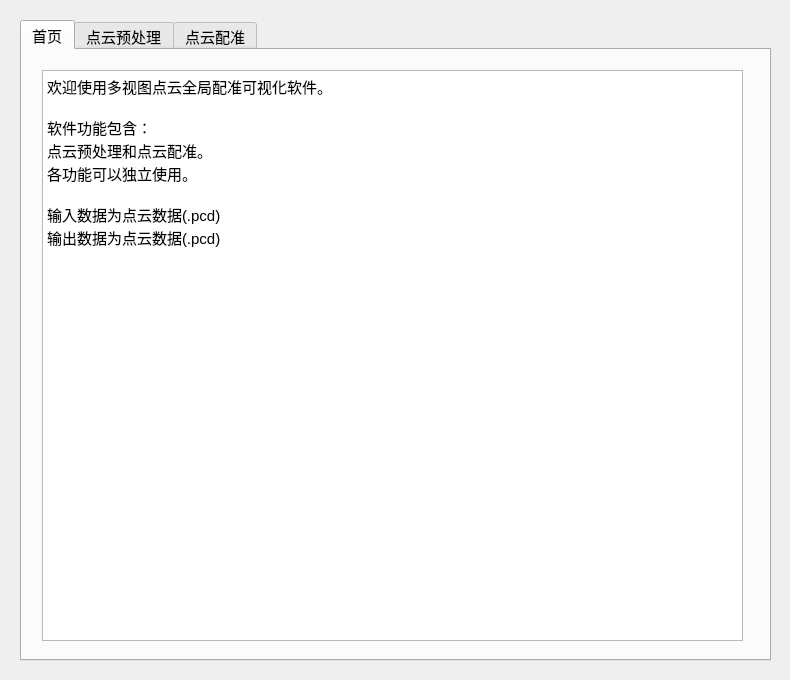
<?xml version="1.0" encoding="UTF-8"?>
<ui version="4.0">
 <class>MainWindow</class>
 <widget class="QMainWindow" name="MainWindow">
  <property name="geometry">
   <rect>
    <x>0</x>
    <y>0</y>
    <width>790</width>
    <height>680</height>
   </rect>
  </property>
  <property name="windowTitle">
   <string>多视角点云全局配准可视化软件</string>
  </property>
  <widget class="QWidget" name="centralwidget">
   <widget class="QTabWidget" name="tabWidget">
    <property name="geometry">
     <rect>
      <x>20</x>
      <y>20</y>
      <width>751</width>
      <height>641</height>
     </rect>
    </property>
    <property name="font">
     <font>
      <pointsize>11</pointsize>
     </font>
    </property>
    <property name="currentIndex">
     <number>0</number>
    </property>
    <widget class="QWidget" name="tab">
     <attribute name="title">
      <string>首页</string>
     </attribute>
     <widget class="QTextEdit" name="textEdit">
      <property name="enabled">
       <bool>true</bool>
      </property>
      <property name="geometry">
       <rect>
        <x>20</x>
        <y>20</y>
        <width>701</width>
        <height>571</height>
       </rect>
      </property>
      <property name="readOnly">
       <bool>true</bool>
      </property>
      <property name="html">
       <string>&lt;!DOCTYPE HTML PUBLIC &quot;-//W3C//DTD HTML 4.0//EN&quot; &quot;http://www.w3.org/TR/REC-html40/strict.dtd&quot;&gt;
&lt;html&gt;&lt;head&gt;&lt;meta name=&quot;qrichtext&quot; content=&quot;1&quot; /&gt;&lt;style type=&quot;text/css&quot;&gt;
p, li { white-space: pre-wrap; }
&lt;/style&gt;&lt;/head&gt;&lt;body style=&quot; font-family:'SimSun'; font-size:11pt; font-weight:400; font-style:normal;&quot;&gt;
&lt;p align=&quot;justify&quot; style=&quot; margin-top:0px; margin-bottom:0px; margin-left:0px; margin-right:0px; -qt-block-indent:0; text-indent:0px;&quot;&gt;欢迎使用多视图点云全局配准可视化软件。&lt;/p&gt;
&lt;p align=&quot;justify&quot; style=&quot;-qt-paragraph-type:empty; margin-top:0px; margin-bottom:0px; margin-left:0px; margin-right:0px; -qt-block-indent:0; text-indent:0px;&quot;&gt;&lt;br /&gt;&lt;/p&gt;
&lt;p align=&quot;justify&quot; style=&quot; margin-top:0px; margin-bottom:0px; margin-left:0px; margin-right:0px; -qt-block-indent:0; text-indent:0px;&quot;&gt;软件功能包含：&lt;/p&gt;
&lt;p align=&quot;justify&quot; style=&quot; margin-top:0px; margin-bottom:0px; margin-left:0px; margin-right:0px; -qt-block-indent:0; text-indent:0px;&quot;&gt;点云预处理和点云配准。&lt;/p&gt;
&lt;p align=&quot;justify&quot; style=&quot; margin-top:0px; margin-bottom:0px; margin-left:0px; margin-right:0px; -qt-block-indent:0; text-indent:0px;&quot;&gt;各功能可以独立使用。&lt;/p&gt;
&lt;p align=&quot;justify&quot; style=&quot;-qt-paragraph-type:empty; margin-top:0px; margin-bottom:0px; margin-left:0px; margin-right:0px; -qt-block-indent:0; text-indent:0px;&quot;&gt;&lt;br /&gt;&lt;/p&gt;
&lt;p align=&quot;justify&quot; style=&quot; margin-top:0px; margin-bottom:0px; margin-left:0px; margin-right:0px; -qt-block-indent:0; text-indent:0px;&quot;&gt;输入数据为点云数据(.pcd)&lt;/p&gt;
&lt;p align=&quot;justify&quot; style=&quot; margin-top:0px; margin-bottom:0px; margin-left:0px; margin-right:0px; -qt-block-indent:0; text-indent:0px;&quot;&gt;输出数据为点云数据(.pcd)&lt;/p&gt;&lt;/body&gt;&lt;/html&gt;</string>
      </property>
     </widget>
    </widget>
    <widget class="QWidget" name="tab_1">
     <attribute name="title">
      <string>点云预处理</string>
     </attribute>
     <widget class="QLabel" name="label_2">
      <property name="geometry">
       <rect>
        <x>20</x>
        <y>220</y>
        <width>181</width>
        <height>31</height>
       </rect>
      </property>
      <property name="text">
       <string>预处理后保存路径</string>
      </property>
      <property name="alignment">
       <set>Qt::AlignCenter</set>
      </property>
     </widget>
     <widget class="QPushButton" name="pushButton">
      <property name="geometry">
       <rect>
        <x>600</x>
        <y>20</y>
        <width>121</width>
        <height>41</height>
       </rect>
      </property>
      <property name="text">
       <string>选择文件夹</string>
      </property>
     </widget>
     <widget class="QLineEdit" name="lineEdit">
      <property name="geometry">
       <rect>
        <x>210</x>
        <y>20</y>
        <width>371</width>
        <height>41</height>
       </rect>
      </property>
      <property name="text">
       <string/>
      </property>
     </widget>
     <widget class="QTextEdit" name="textEdit_1">
      <property name="geometry">
       <rect>
        <x>210</x>
        <y>80</y>
        <width>371</width>
        <height>111</height>
       </rect>
      </property>
      <property name="html">
       <string>&lt;!DOCTYPE HTML PUBLIC &quot;-//W3C//DTD HTML 4.0//EN&quot; &quot;http://www.w3.org/TR/REC-html40/strict.dtd&quot;&gt;
&lt;html&gt;&lt;head&gt;&lt;meta name=&quot;qrichtext&quot; content=&quot;1&quot; /&gt;&lt;style type=&quot;text/css&quot;&gt;
p, li { white-space: pre-wrap; }
&lt;/style&gt;&lt;/head&gt;&lt;body style=&quot; font-family:'SimSun'; font-size:11pt; font-weight:400; font-style:normal;&quot;&gt;
&lt;p style=&quot;-qt-paragraph-type:empty; margin-top:0px; margin-bottom:0px; margin-left:0px; margin-right:0px; -qt-block-indent:0; text-indent:0px; font-family:'Ubuntu';&quot;&gt;&lt;br /&gt;&lt;/p&gt;&lt;/body&gt;&lt;/html&gt;</string>
      </property>
     </widget>
     <widget class="QLabel" name="label_7">
      <property name="geometry">
       <rect>
        <x>30</x>
        <y>20</y>
        <width>151</width>
        <height>31</height>
       </rect>
      </property>
      <property name="layoutDirection">
       <enum>Qt::RightToLeft</enum>
      </property>
      <property name="text">
       <string>选择待处理点云</string>
      </property>
      <property name="alignment">
       <set>Qt::AlignCenter</set>
      </property>
     </widget>
     <widget class="QPushButton" name="pushButton_2">
      <property name="geometry">
       <rect>
        <x>600</x>
        <y>80</y>
        <width>121</width>
        <height>41</height>
       </rect>
      </property>
      <property name="text">
       <string>选择文件</string>
      </property>
     </widget>
     <widget class="QLineEdit" name="lineEdit_2">
      <property name="geometry">
       <rect>
        <x>210</x>
        <y>220</y>
        <width>371</width>
        <height>41</height>
       </rect>
      </property>
     </widget>
     <widget class="QPushButton" name="pushButton_4">
      <property name="geometry">
       <rect>
        <x>310</x>
        <y>290</y>
        <width>121</width>
        <height>41</height>
       </rect>
      </property>
      <property name="text">
       <string>执行</string>
      </property>
     </widget>
     <widget class="QPushButton" name="pushButton_3">
      <property name="geometry">
       <rect>
        <x>600</x>
        <y>220</y>
        <width>121</width>
        <height>41</height>
       </rect>
      </property>
      <property name="text">
       <string>选择文件夹</string>
      </property>
     </widget>
     <widget class="QLabel" name="label_8">
      <property name="geometry">
       <rect>
        <x>50</x>
        <y>450</y>
        <width>91</width>
        <height>31</height>
       </rect>
      </property>
      <property name="font">
       <font>
        <pointsize>11</pointsize>
       </font>
      </property>
      <property name="text">
       <string>运行提示</string>
      </property>
      <property name="alignment">
       <set>Qt::AlignCenter</set>
      </property>
     </widget>
     <widget class="QTextEdit" name="textEdit_tip1">
      <property name="geometry">
       <rect>
        <x>50</x>
        <y>480</y>
        <width>641</width>
        <height>111</height>
       </rect>
      </property>
      <property name="font">
       <font>
        <pointsize>11</pointsize>
       </font>
      </property>
     </widget>
    </widget>
    <widget class="QWidget" name="tab_2">
     <attribute name="title">
      <string>点云配准</string>
     </attribute>
     <widget class="QLabel" name="label">
      <property name="geometry">
       <rect>
        <x>50</x>
        <y>450</y>
        <width>91</width>
        <height>31</height>
       </rect>
      </property>
      <property name="font">
       <font>
        <pointsize>11</pointsize>
       </font>
      </property>
      <property name="text">
       <string>运行提示</string>
      </property>
      <property name="alignment">
       <set>Qt::AlignCenter</set>
      </property>
     </widget>
     <widget class="QLabel" name="label_3">
      <property name="geometry">
       <rect>
        <x>30</x>
        <y>20</y>
        <width>161</width>
        <height>31</height>
       </rect>
      </property>
      <property name="font">
       <font>
        <pointsize>11</pointsize>
       </font>
      </property>
      <property name="text">
       <string>选择待配准点云</string>
      </property>
      <property name="alignment">
       <set>Qt::AlignCenter</set>
      </property>
     </widget>
     <widget class="QLineEdit" name="lineEdit_5">
      <property name="geometry">
       <rect>
        <x>210</x>
        <y>270</y>
        <width>371</width>
        <height>41</height>
       </rect>
      </property>
      <property name="font">
       <font>
        <pointsize>11</pointsize>
       </font>
      </property>
     </widget>
     <widget class="QLabel" name="label_5">
      <property name="geometry">
       <rect>
        <x>20</x>
        <y>330</y>
        <width>181</width>
        <height>31</height>
       </rect>
      </property>
      <property name="font">
       <font>
        <pointsize>11</pointsize>
       </font>
      </property>
      <property name="text">
       <string>精配准后保存路径</string>
      </property>
      <property name="alignment">
       <set>Qt::AlignCenter</set>
      </property>
     </widget>
     <widget class="QLineEdit" name="lineEdit_3">
      <property name="geometry">
       <rect>
        <x>210</x>
        <y>20</y>
        <width>371</width>
        <height>41</height>
       </rect>
      </property>
      <property name="font">
       <font>
        <pointsize>11</pointsize>
       </font>
      </property>
     </widget>
     <widget class="QPushButton" name="pushButton_7">
      <property name="geometry">
       <rect>
        <x>600</x>
        <y>270</y>
        <width>121</width>
        <height>41</height>
       </rect>
      </property>
      <property name="font">
       <font>
        <pointsize>11</pointsize>
       </font>
      </property>
      <property name="text">
       <string>选择文件夹</string>
      </property>
     </widget>
     <widget class="QPushButton" name="pushButton_5">
      <property name="geometry">
       <rect>
        <x>600</x>
        <y>20</y>
        <width>121</width>
        <height>41</height>
       </rect>
      </property>
      <property name="font">
       <font>
        <pointsize>11</pointsize>
       </font>
      </property>
      <property name="text">
       <string>选择文件夹</string>
      </property>
     </widget>
     <widget class="QTextEdit" name="textEdit_tip2">
      <property name="geometry">
       <rect>
        <x>50</x>
        <y>480</y>
        <width>641</width>
        <height>111</height>
       </rect>
      </property>
      <property name="font">
       <font>
        <pointsize>11</pointsize>
       </font>
      </property>
     </widget>
     <widget class="QPushButton" name="pushButton_10">
      <property name="geometry">
       <rect>
        <x>480</x>
        <y>390</y>
        <width>111</width>
        <height>41</height>
       </rect>
      </property>
      <property name="font">
       <font>
        <pointsize>11</pointsize>
       </font>
      </property>
      <property name="text">
       <string>全局优化</string>
      </property>
     </widget>
     <widget class="QPushButton" name="pushButton_8">
      <property name="geometry">
       <rect>
        <x>600</x>
        <y>330</y>
        <width>121</width>
        <height>41</height>
       </rect>
      </property>
      <property name="font">
       <font>
        <pointsize>11</pointsize>
       </font>
      </property>
      <property name="text">
       <string>选择文件夹</string>
      </property>
     </widget>
     <widget class="QTextEdit" name="textEdit_2">
      <property name="geometry">
       <rect>
        <x>210</x>
        <y>80</y>
        <width>371</width>
        <height>111</height>
       </rect>
      </property>
      <property name="font">
       <font>
        <pointsize>11</pointsize>
       </font>
      </property>
     </widget>
     <widget class="QLabel" name="label_4">
      <property name="geometry">
       <rect>
        <x>20</x>
        <y>270</y>
        <width>181</width>
        <height>31</height>
       </rect>
      </property>
      <property name="font">
       <font>
        <pointsize>11</pointsize>
       </font>
      </property>
      <property name="text">
       <string>粗配准后保存路径</string>
      </property>
      <property name="alignment">
       <set>Qt::AlignCenter</set>
      </property>
     </widget>
     <widget class="QLabel" name="label_6">
      <property name="geometry">
       <rect>
        <x>30</x>
        <y>210</y>
        <width>161</width>
        <height>31</height>
       </rect>
      </property>
      <property name="font">
       <font>
        <pointsize>11</pointsize>
       </font>
      </property>
      <property name="text">
       <string>相邻帧旋转角度</string>
      </property>
      <property name="alignment">
       <set>Qt::AlignCenter</set>
      </property>
     </widget>
     <widget class="QLineEdit" name="lineEdit_6">
      <property name="geometry">
       <rect>
        <x>210</x>
        <y>330</y>
        <width>371</width>
        <height>41</height>
       </rect>
      </property>
      <property name="font">
       <font>
        <pointsize>11</pointsize>
       </font>
      </property>
     </widget>
     <widget class="QPushButton" name="pushButton_9">
      <property name="geometry">
       <rect>
        <x>210</x>
        <y>390</y>
        <width>121</width>
        <height>41</height>
       </rect>
      </property>
      <property name="font">
       <font>
        <pointsize>11</pointsize>
       </font>
      </property>
      <property name="text">
       <string>执行配准</string>
      </property>
     </widget>
     <widget class="QLineEdit" name="lineEdit_4">
      <property name="geometry">
       <rect>
        <x>210</x>
        <y>210</y>
        <width>131</width>
        <height>41</height>
       </rect>
      </property>
      <property name="font">
       <font>
        <pointsize>11</pointsize>
       </font>
      </property>
     </widget>
     <widget class="QPushButton" name="pushButton_6">
      <property name="geometry">
       <rect>
        <x>600</x>
        <y>80</y>
        <width>121</width>
        <height>41</height>
       </rect>
      </property>
      <property name="font">
       <font>
        <pointsize>11</pointsize>
       </font>
      </property>
      <property name="text">
       <string>选择文件</string>
      </property>
     </widget>
    </widget>
   </widget>
  </widget>
 </widget>
 <resources/>
 <connections/>
</ui>
